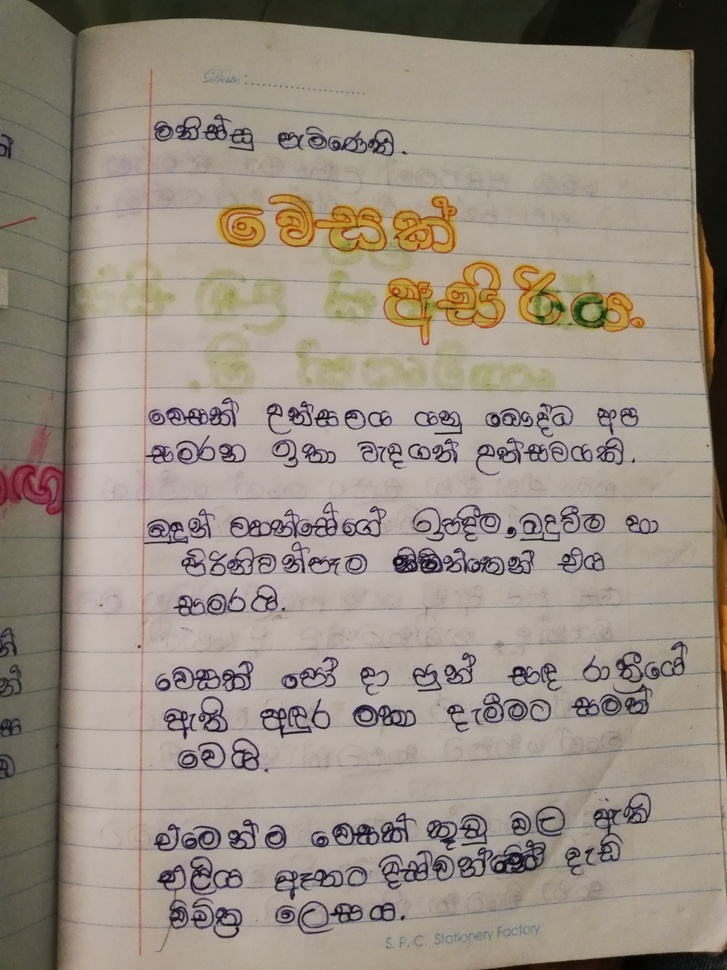
#> input picture image1.jpg, 727 x 970 px, shrunk from 3456 x 4608 before the run
$ python removelines.py
#> lines starting #> are read from the running program, lines starting #| are printed output that depends on the picture; after the words box and inside, x2 and y2 are one past the last pixel; in counts of white or black regions, pixels touching at a corner belong together

import numpy as np
import cv2
from matplotlib import pyplot as plt

image = cv2.imread('image1.jpg')
#> image is the input picture: shape (970, 727, 3); mean B, G, R 130.7, 142.3, 152.7
image = cv2.cvtColor(image, cv2.COLOR_BGR2GRAY)
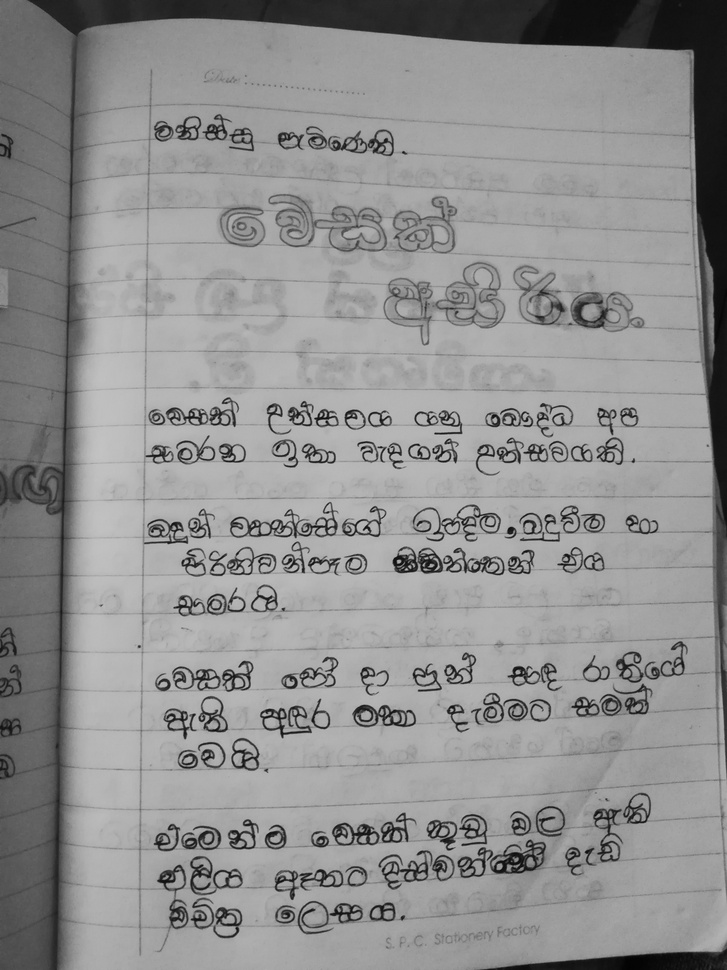
#> image: shape (970, 727); min 2, max 197, mean 144.1
image = cv2.medianBlur(image ,5)
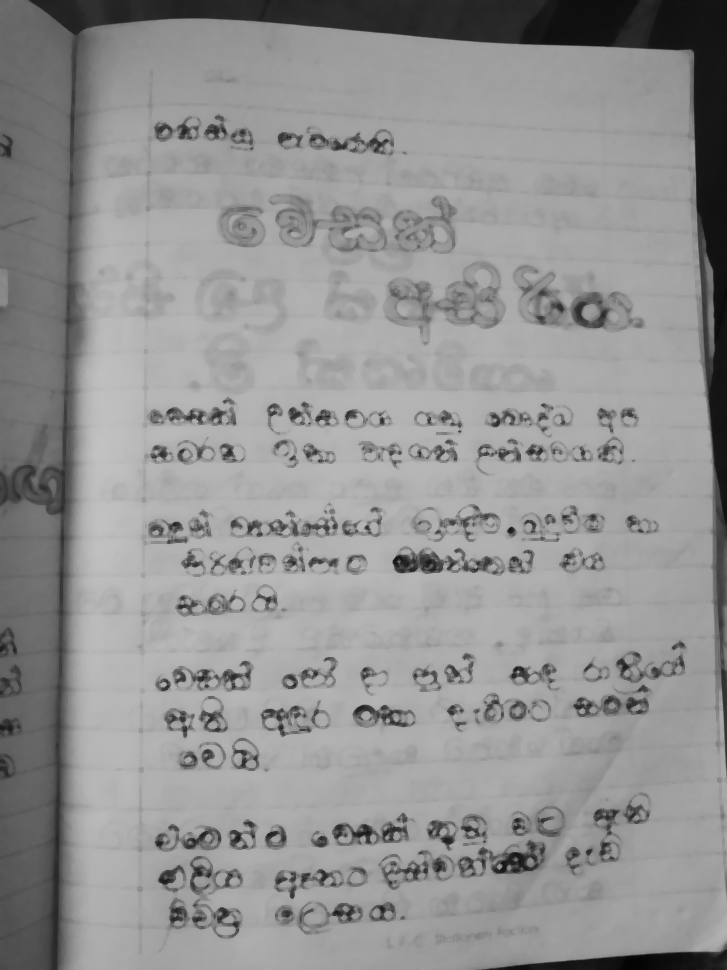
#> image: shape (970, 727); min 3, max 194, mean 146.2

ret,th = cv2.threshold(image,120,255,cv2.THRESH_BINARY)
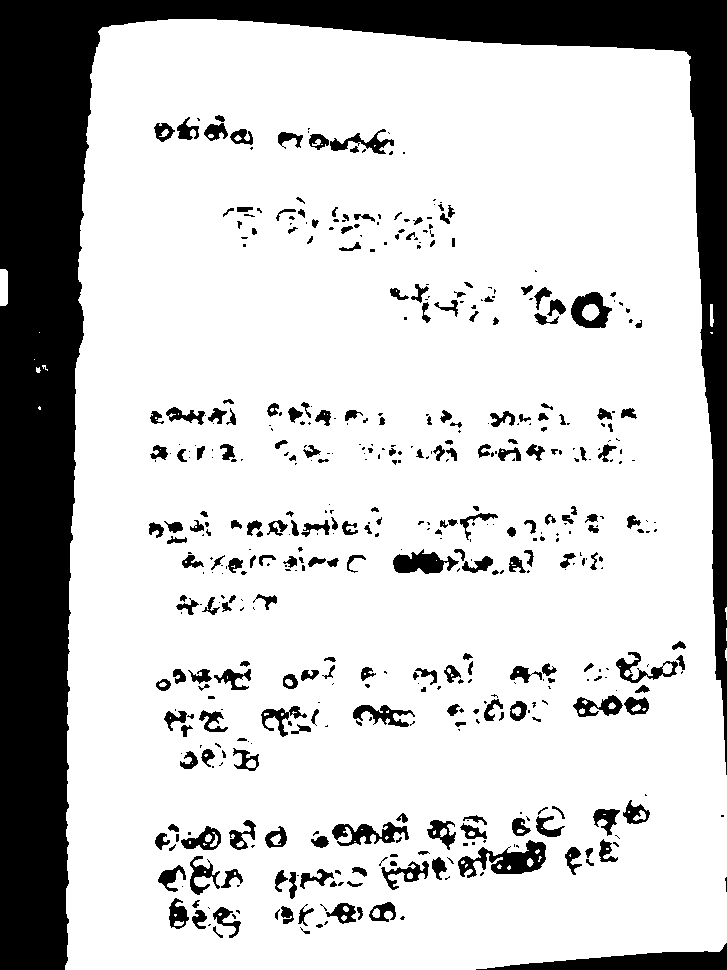
#> th: shape (970, 727); 79.3% white; 506 black regions (259 under 20 px), largest, box (x1, y1, x2, y2) and area: (0, 0, 727, 970) 110000, (476, 943, 727, 970) 2995, (458, 840, 546, 878) 1523
ret,th1 = cv2.threshold(image,120,255,cv2.THRESH_BINARY_INV)
th2 = cv2.adaptiveThreshold(image,255,cv2.ADAPTIVE_THRESH_MEAN_C,\
            cv2.THRESH_BINARY,11,2)
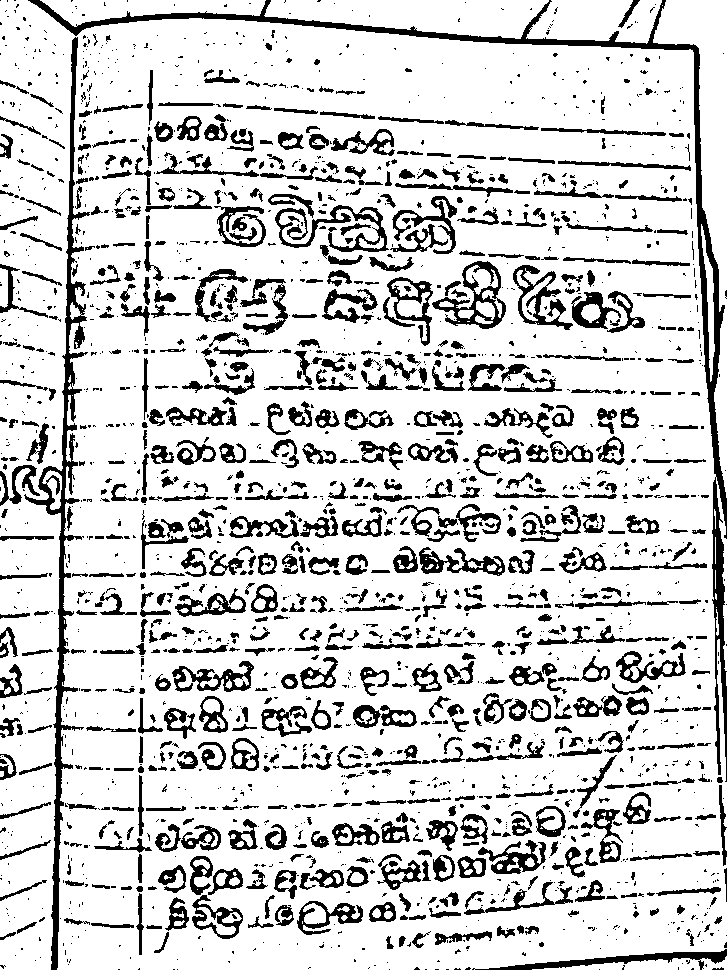
#> th2: shape (970, 727); 81.7% white; 2194 black regions (1363 under 20 px), largest, box (x1, y1, x2, y2) and area: (28, 0, 727, 782) 10089, (24, 37, 90, 970) 6943, (275, 205, 389, 252) 1617
th3 = cv2.adaptiveThreshold(image,255,cv2.ADAPTIVE_THRESH_GAUSSIAN_C,\
            cv2.THRESH_BINARY,11,2)
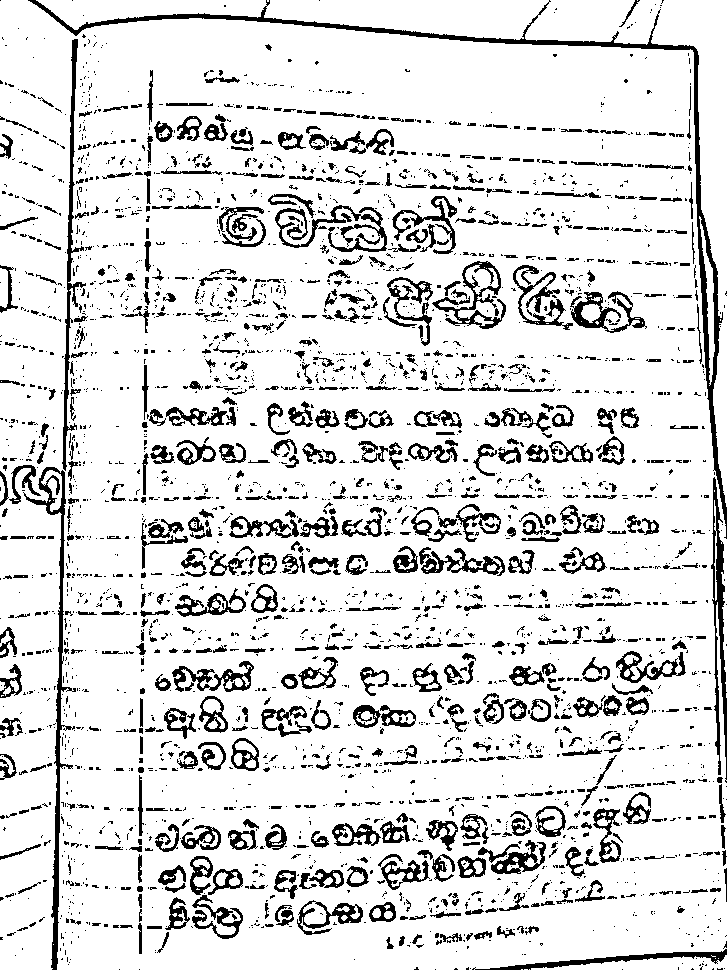
#> th3: shape (970, 727); 86.3% white; 3138 black regions (2402 under 20 px), largest, box (x1, y1, x2, y2) and area: (28, 0, 727, 539) 6152, (23, 467, 76, 970) 2743, (711, 477, 727, 783) 1873

plt.subplot(151),plt.imshow(image,  cmap="gray"),plt.title('original')
plt.xticks([]), plt.yticks([])
plt.subplot(152),plt.imshow(th,  cmap="gray"),plt.title('binary')
plt.xticks([]), plt.yticks([])
plt.subplot(153),plt.imshow(th1,  cmap="gray"),plt.title('binary inverse')
plt.xticks([]), plt.yticks([])
plt.subplot(154),plt.imshow(th2,  cmap="gray"),plt.title('mean')
plt.xticks([]), plt.yticks([])
plt.subplot(155),plt.imshow(th3,  cmap="gray"),plt.title('adaptive gausian')
plt.xticks([]), plt.yticks([])
plt.show()

$ run again, with 1.jpg copied over image1.jpg
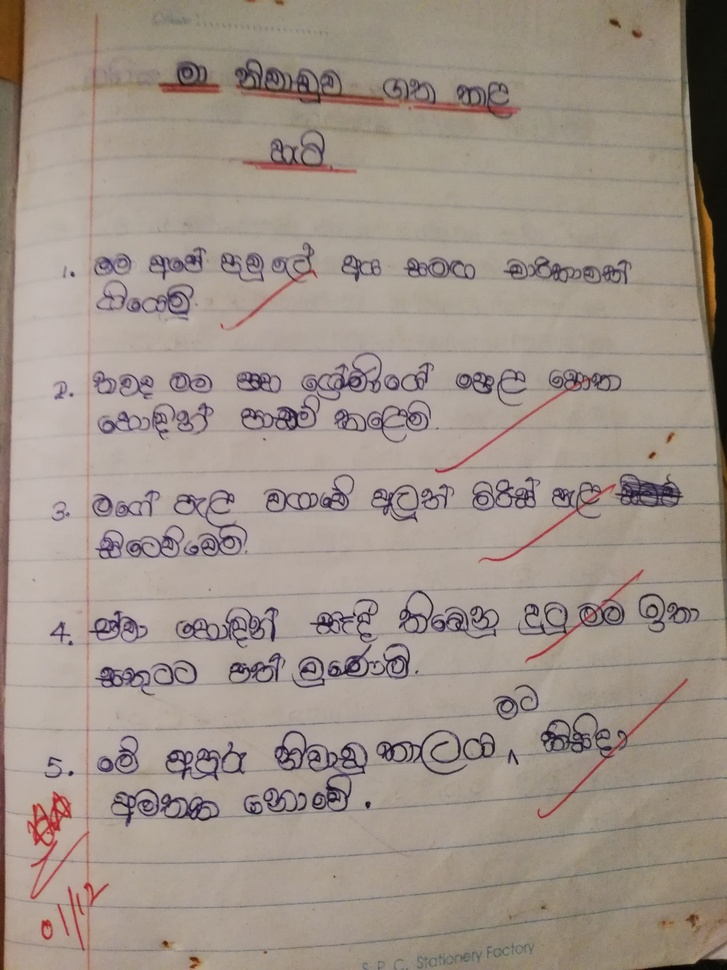
#> input picture 1.jpg, 727 x 970 px, shrunk from 3456 x 4608 before the run
#> image is the input picture: shape (970, 727, 3); mean B, G, R 137.2, 146.9, 159.3
#> `ret,th = cv2.threshold(image,120,255,cv2.THRESH_BINARY)`:
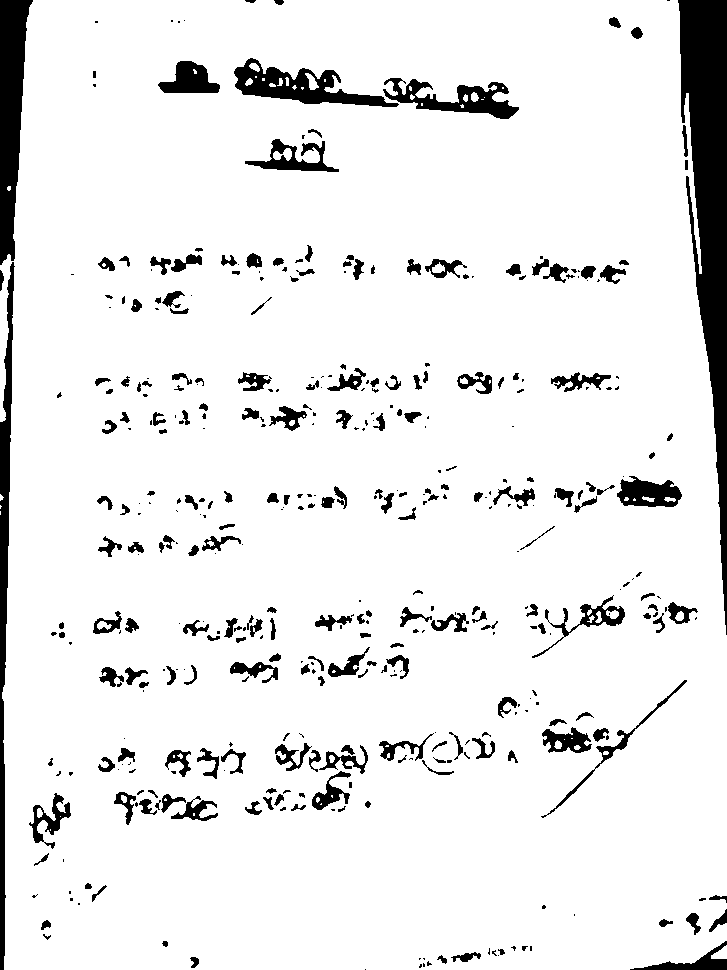
#> th: shape (970, 727); 91.4% white; 413 black regions (189 under 20 px), largest, box (x1, y1, x2, y2) and area: (678, 0, 727, 635) 15225, (0, 0, 33, 265) 5336, (0, 262, 15, 970) 4351
#> th2: shape (970, 727); 83.5% white; 1921 black regions (1456 under 20 px), largest, box (x1, y1, x2, y2) and area: (88, 14, 688, 264) 5417, (0, 0, 25, 970) 5292, (686, 0, 727, 645) 4392
#> `th3 = cv2.adaptiveThreshold(image,255,cv2.ADAPTIVE_THRESH_GAUSSIAN_C,\..`:
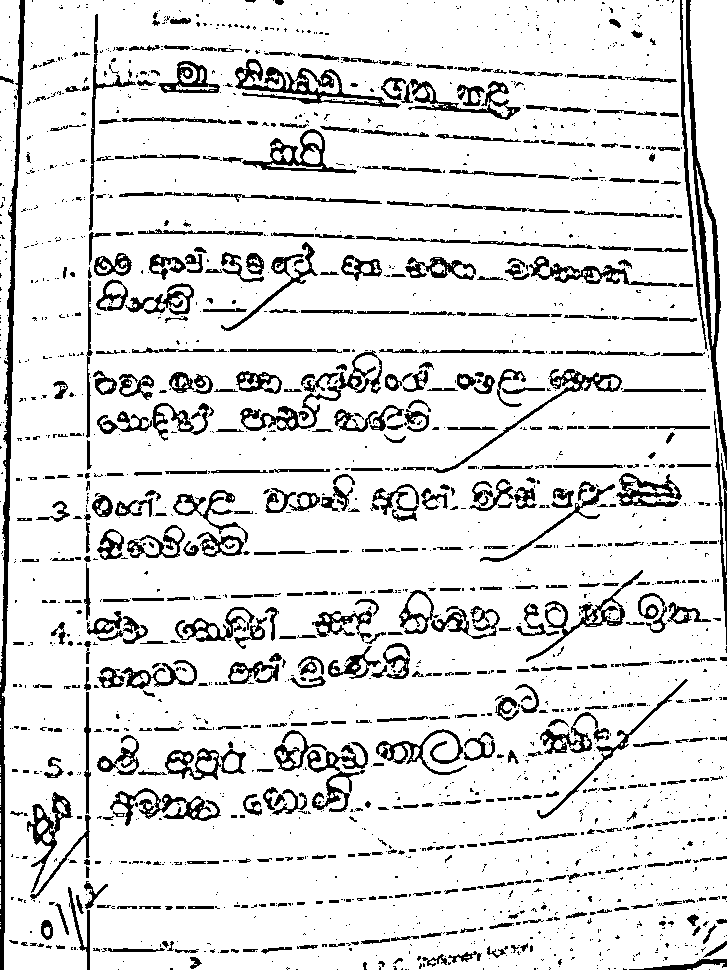
#> th3: shape (970, 727); 87.2% white; 1991 black regions (1432 under 20 px), largest, box (x1, y1, x2, y2) and area: (0, 0, 25, 970) 4520, (686, 0, 727, 470) 2900, (235, 59, 401, 108) 2125
